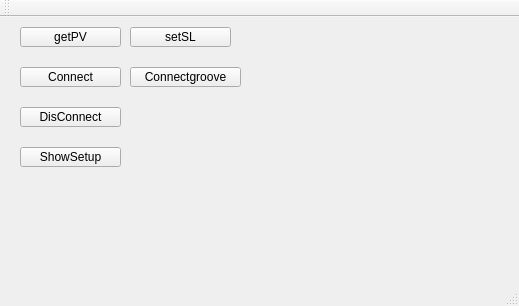
<?xml version="1.0" encoding="UTF-8"?>
<ui version="4.0">
 <class>MainWindow</class>
 <widget class="QMainWindow" name="MainWindow">
  <property name="geometry">
   <rect>
    <x>0</x>
    <y>0</y>
    <width>519</width>
    <height>306</height>
   </rect>
  </property>
  <property name="windowTitle">
   <string>MainWindow</string>
  </property>
  <widget class="QWidget" name="centralWidget">
   <widget class="QPushButton" name="pushButton_getPV">
    <property name="geometry">
     <rect>
      <x>20</x>
      <y>10</y>
      <width>101</width>
      <height>20</height>
     </rect>
    </property>
    <property name="text">
     <string>getPV</string>
    </property>
   </widget>
   <widget class="QPushButton" name="pushButton_Connect">
    <property name="geometry">
     <rect>
      <x>20</x>
      <y>50</y>
      <width>101</width>
      <height>20</height>
     </rect>
    </property>
    <property name="text">
     <string>Connect</string>
    </property>
   </widget>
   <widget class="QPushButton" name="pushButton_DisConnect">
    <property name="geometry">
     <rect>
      <x>20</x>
      <y>90</y>
      <width>101</width>
      <height>20</height>
     </rect>
    </property>
    <property name="text">
     <string>DisConnect</string>
    </property>
   </widget>
   <widget class="QPushButton" name="pushButton_ShowSetup">
    <property name="geometry">
     <rect>
      <x>20</x>
      <y>130</y>
      <width>101</width>
      <height>20</height>
     </rect>
    </property>
    <property name="text">
     <string>ShowSetup</string>
    </property>
   </widget>
   <widget class="QPushButton" name="pushButton_SetSL">
    <property name="geometry">
     <rect>
      <x>130</x>
      <y>10</y>
      <width>101</width>
      <height>20</height>
     </rect>
    </property>
    <property name="text">
     <string>setSL</string>
    </property>
   </widget>
   <widget class="QPushButton" name="pushButton_Groove">
    <property name="geometry">
     <rect>
      <x>130</x>
      <y>50</y>
      <width>111</width>
      <height>20</height>
     </rect>
    </property>
    <property name="text">
     <string>Connectgroove</string>
    </property>
   </widget>
  </widget>
  <widget class="QMenuBar" name="menuBar">
   <property name="geometry">
    <rect>
     <x>0</x>
     <y>0</y>
     <width>519</width>
     <height>25</height>
    </rect>
   </property>
  </widget>
  <widget class="QToolBar" name="mainToolBar">
   <attribute name="toolBarArea">
    <enum>TopToolBarArea</enum>
   </attribute>
   <attribute name="toolBarBreak">
    <bool>false</bool>
   </attribute>
  </widget>
  <widget class="QStatusBar" name="statusBar"/>
 </widget>
 <layoutdefault spacing="6" margin="11"/>
 <resources/>
 <connections/>
</ui>
